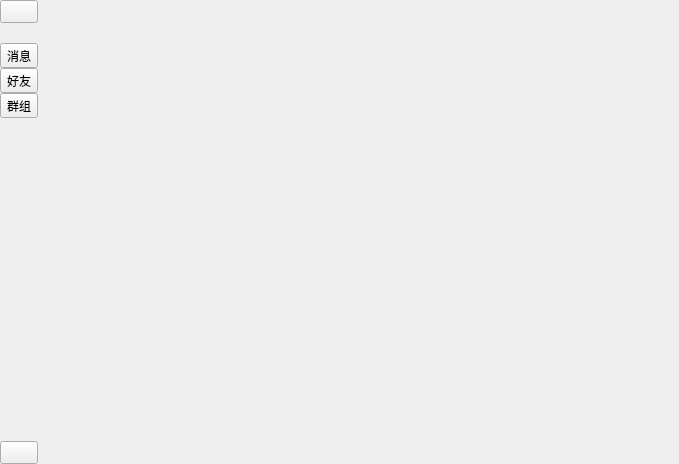
<?xml version="1.0" encoding="UTF-8"?>
<ui version="4.0">
 <class>MainDialog</class>
 <widget class="QWidget" name="MainDialog">
  <property name="geometry">
   <rect>
    <x>0</x>
    <y>0</y>
    <width>679</width>
    <height>464</height>
   </rect>
  </property>
  <layout class="QHBoxLayout" name="horizontalLayout_7">
   <property name="spacing">
    <number>0</number>
   </property>
   <property name="leftMargin">
    <number>0</number>
   </property>
   <property name="topMargin">
    <number>0</number>
   </property>
   <property name="rightMargin">
    <number>0</number>
   </property>
   <property name="bottomMargin">
    <number>0</number>
   </property>
   <item>
    <widget class="QWidget" name="mainLeftBar" native="true">
     <layout class="QVBoxLayout" name="verticalLayout_12">
      <property name="spacing">
       <number>0</number>
      </property>
      <property name="leftMargin">
       <number>0</number>
      </property>
      <property name="topMargin">
       <number>0</number>
      </property>
      <property name="rightMargin">
       <number>0</number>
      </property>
      <property name="bottomMargin">
       <number>0</number>
      </property>
      <item>
       <widget class="QActionStyleBtn" name="myselBtn">
        <property name="sizePolicy">
         <sizepolicy hsizetype="Preferred" vsizetype="Fixed">
          <horstretch>0</horstretch>
          <verstretch>0</verstretch>
         </sizepolicy>
        </property>
        <property name="cursor">
         <cursorShape>PointingHandCursor</cursorShape>
        </property>
       </widget>
      </item>
      <item>
       <spacer name="verticalSpacer_2">
        <property name="orientation">
         <enum>Qt::Vertical</enum>
        </property>
        <property name="sizeType">
         <enum>QSizePolicy::Fixed</enum>
        </property>
        <property name="sizeHint" stdset="0">
         <size>
          <width>20</width>
          <height>20</height>
         </size>
        </property>
       </spacer>
      </item>
      <item>
       <widget class="QActionStyleBtn" name="messageBtn">
        <property name="sizePolicy">
         <sizepolicy hsizetype="Preferred" vsizetype="Fixed">
          <horstretch>0</horstretch>
          <verstretch>0</verstretch>
         </sizepolicy>
        </property>
        <property name="text">
         <string>消息</string>
        </property>
        <property name="checkable">
         <bool>true</bool>
        </property>
        <property name="autoExclusive">
         <bool>true</bool>
        </property>
        <property name="toolButtonStyle">
         <enum>Qt::ToolButtonTextUnderIcon</enum>
        </property>
       </widget>
      </item>
      <item>
       <widget class="QActionStyleBtn" name="friendsBtn">
        <property name="sizePolicy">
         <sizepolicy hsizetype="Preferred" vsizetype="Fixed">
          <horstretch>0</horstretch>
          <verstretch>0</verstretch>
         </sizepolicy>
        </property>
        <property name="text">
         <string>好友</string>
        </property>
        <property name="checkable">
         <bool>true</bool>
        </property>
        <property name="autoExclusive">
         <bool>true</bool>
        </property>
        <property name="toolButtonStyle">
         <enum>Qt::ToolButtonTextUnderIcon</enum>
        </property>
       </widget>
      </item>
      <item>
       <widget class="QActionStyleBtn" name="groupBtn">
        <property name="sizePolicy">
         <sizepolicy hsizetype="Preferred" vsizetype="Fixed">
          <horstretch>0</horstretch>
          <verstretch>0</verstretch>
         </sizepolicy>
        </property>
        <property name="text">
         <string>群组</string>
        </property>
        <property name="checkable">
         <bool>true</bool>
        </property>
        <property name="autoExclusive">
         <bool>true</bool>
        </property>
        <property name="toolButtonStyle">
         <enum>Qt::ToolButtonTextUnderIcon</enum>
        </property>
       </widget>
      </item>
      <item>
       <spacer name="verticalSpacer">
        <property name="orientation">
         <enum>Qt::Vertical</enum>
        </property>
        <property name="sizeType">
         <enum>QSizePolicy::Expanding</enum>
        </property>
        <property name="sizeHint" stdset="0">
         <size>
          <width>20</width>
          <height>20</height>
         </size>
        </property>
       </spacer>
      </item>
      <item>
       <widget class="QActionStyleBtn" name="moreBtn">
        <property name="sizePolicy">
         <sizepolicy hsizetype="Preferred" vsizetype="Fixed">
          <horstretch>0</horstretch>
          <verstretch>0</verstretch>
         </sizepolicy>
        </property>
       </widget>
      </item>
     </layout>
    </widget>
   </item>
   <item>
    <widget class="QStackedWidget" name="mainUIStacked">
     <widget class="MessageMgrPage" name="msgPage"/>
     <widget class="FriendsMgrPage" name="friendsPage"/>
     <widget class="GroupsMgrPage" name="groupPage"/>
    </widget>
   </item>
  </layout>
 </widget>
 <layoutdefault spacing="6" margin="11"/>
 <customwidgets>
  <customwidget>
   <class>MessageMgrPage</class>
   <extends>QWidget</extends>
   <header location="global">MessageMgr/MessageMgrPage.h</header>
   <container>1</container>
  </customwidget>
  <customwidget>
   <class>FriendsMgrPage</class>
   <extends>QWidget</extends>
   <header location="global">FriendsMgr/FriendsMgrPage.h</header>
   <container>1</container>
  </customwidget>
  <customwidget>
   <class>GroupsMgrPage</class>
   <extends>QWidget</extends>
   <header location="global">GroupsMgr/GroupsMgrPage.h</header>
   <container>1</container>
  </customwidget>
  <customwidget>
   <class>QActionStyleBtn</class>
   <extends>QToolButton</extends>
   <header>QActionStyleBtn.h</header>
  </customwidget>
 </customwidgets>
 <resources/>
 <connections/>
</ui>
